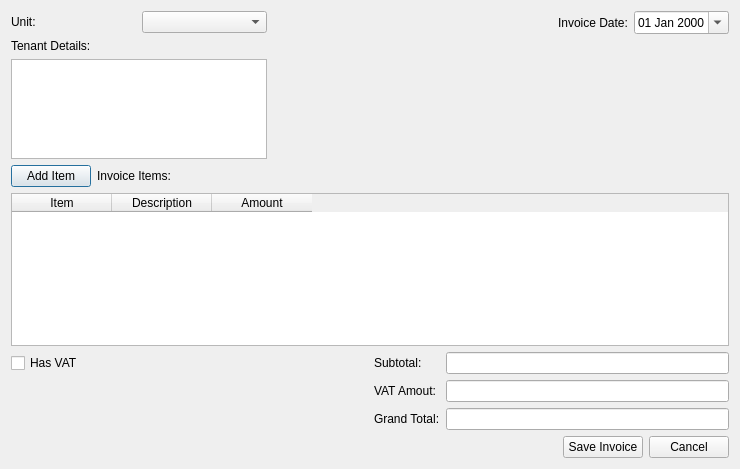
<?xml version="1.0" encoding="UTF-8"?>
<ui version="4.0">
 <class>CreateInvoiceDialog</class>
 <widget class="QDialog" name="CreateInvoiceDialog">
  <property name="geometry">
   <rect>
    <x>0</x>
    <y>0</y>
    <width>740</width>
    <height>469</height>
   </rect>
  </property>
  <property name="windowTitle">
   <string>Create Invoice</string>
  </property>
  <layout class="QVBoxLayout" name="verticalLayout_2">
   <item>
    <layout class="QHBoxLayout" name="horizontalLayout_3">
     <item>
      <layout class="QGridLayout" name="gridLayout">
       <item row="0" column="0">
        <widget class="QLabel" name="label">
         <property name="text">
          <string>Unit:</string>
         </property>
        </widget>
       </item>
       <item row="0" column="1">
        <widget class="QComboBox" name="cboUnits"/>
       </item>
       <item row="1" column="0" colspan="2">
        <widget class="QLabel" name="label_2">
         <property name="text">
          <string>Tenant Details:</string>
         </property>
        </widget>
       </item>
       <item row="2" column="0" colspan="2">
        <widget class="QPlainTextEdit" name="txtTenantDetails">
         <property name="minimumSize">
          <size>
           <width>0</width>
           <height>50</height>
          </size>
         </property>
         <property name="maximumSize">
          <size>
           <width>16777215</width>
           <height>100</height>
          </size>
         </property>
        </widget>
       </item>
      </layout>
     </item>
     <item>
      <spacer name="horizontalSpacer_2">
       <property name="orientation">
        <enum>Qt::Horizontal</enum>
       </property>
       <property name="sizeHint" stdset="0">
        <size>
         <width>40</width>
         <height>20</height>
        </size>
       </property>
      </spacer>
     </item>
     <item>
      <layout class="QVBoxLayout" name="verticalLayout">
       <item>
        <layout class="QHBoxLayout" name="horizontalLayout_2">
         <item>
          <widget class="QLabel" name="label_4">
           <property name="text">
            <string>Invoice Date:</string>
           </property>
          </widget>
         </item>
         <item>
          <widget class="QDateEdit" name="dtpInvoiceDate">
           <property name="displayFormat">
            <string>dd MMM yyyy</string>
           </property>
           <property name="calendarPopup">
            <bool>true</bool>
           </property>
          </widget>
         </item>
        </layout>
       </item>
       <item>
        <spacer name="verticalSpacer">
         <property name="orientation">
          <enum>Qt::Vertical</enum>
         </property>
         <property name="sizeHint" stdset="0">
          <size>
           <width>20</width>
           <height>40</height>
          </size>
         </property>
        </spacer>
       </item>
      </layout>
     </item>
    </layout>
   </item>
   <item>
    <layout class="QHBoxLayout" name="horizontalLayout_4">
     <item>
      <widget class="QPushButton" name="cmdAddItemToInvoice">
       <property name="text">
        <string>Add Item</string>
       </property>
      </widget>
     </item>
     <item>
      <widget class="QLabel" name="label_3">
       <property name="text">
        <string>Invoice Items:</string>
       </property>
      </widget>
     </item>
     <item>
      <spacer name="horizontalSpacer_3">
       <property name="orientation">
        <enum>Qt::Horizontal</enum>
       </property>
       <property name="sizeHint" stdset="0">
        <size>
         <width>40</width>
         <height>20</height>
        </size>
       </property>
      </spacer>
     </item>
    </layout>
   </item>
   <item>
    <widget class="QTableWidget" name="tblInvoiceItems">
     <property name="sizePolicy">
      <sizepolicy hsizetype="Expanding" vsizetype="Expanding">
       <horstretch>0</horstretch>
       <verstretch>4</verstretch>
      </sizepolicy>
     </property>
     <column>
      <property name="text">
       <string>Item</string>
      </property>
     </column>
     <column>
      <property name="text">
       <string>Description</string>
      </property>
     </column>
     <column>
      <property name="text">
       <string>Amount</string>
      </property>
     </column>
    </widget>
   </item>
   <item>
    <layout class="QGridLayout" name="gridLayout_2">
     <item row="1" column="2">
      <widget class="QLabel" name="label_6">
       <property name="text">
        <string>VAT Amout:</string>
       </property>
      </widget>
     </item>
     <item row="2" column="3">
      <widget class="QLineEdit" name="txtGrandTotal"/>
     </item>
     <item row="0" column="3">
      <widget class="QLineEdit" name="txtSubtotal"/>
     </item>
     <item row="1" column="3">
      <widget class="QLineEdit" name="txtVATAmount"/>
     </item>
     <item row="0" column="2">
      <widget class="QLabel" name="label_5">
       <property name="text">
        <string>Subtotal:</string>
       </property>
      </widget>
     </item>
     <item row="2" column="2">
      <widget class="QLabel" name="label_7">
       <property name="text">
        <string>Grand Total:</string>
       </property>
      </widget>
     </item>
     <item row="0" column="0">
      <widget class="QCheckBox" name="chkHasVAT">
       <property name="text">
        <string>Has VAT</string>
       </property>
      </widget>
     </item>
     <item row="0" column="1">
      <spacer name="horizontalSpacer_4">
       <property name="orientation">
        <enum>Qt::Horizontal</enum>
       </property>
       <property name="sizeHint" stdset="0">
        <size>
         <width>40</width>
         <height>20</height>
        </size>
       </property>
      </spacer>
     </item>
    </layout>
   </item>
   <item>
    <layout class="QHBoxLayout" name="horizontalLayout">
     <item>
      <spacer name="horizontalSpacer">
       <property name="orientation">
        <enum>Qt::Horizontal</enum>
       </property>
       <property name="sizeHint" stdset="0">
        <size>
         <width>40</width>
         <height>20</height>
        </size>
       </property>
      </spacer>
     </item>
     <item>
      <widget class="QPushButton" name="cmdSaveInvoice">
       <property name="text">
        <string>Save Invoice</string>
       </property>
      </widget>
     </item>
     <item>
      <widget class="QPushButton" name="cmdCancel">
       <property name="text">
        <string>Cancel</string>
       </property>
      </widget>
     </item>
    </layout>
   </item>
  </layout>
 </widget>
 <resources/>
 <connections/>
</ui>
